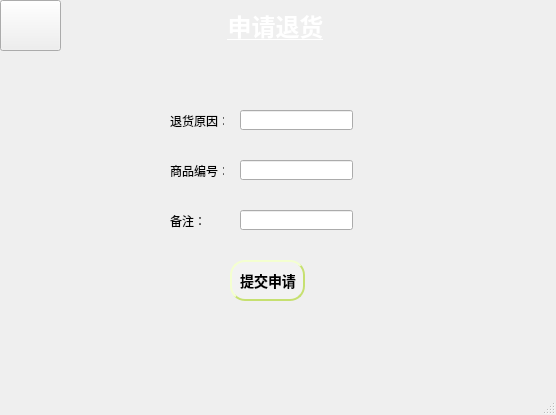
<?xml version="1.0" encoding="UTF-8"?>
<ui version="4.0">
 <class>MainWindow9</class>
 <widget class="QMainWindow" name="MainWindow9">
  <property name="geometry">
   <rect>
    <x>0</x>
    <y>0</y>
    <width>556</width>
    <height>415</height>
   </rect>
  </property>
  <property name="windowTitle">
   <string>MainWindow</string>
  </property>
  <property name="styleSheet">
   <string notr="true">
 background-color: qlineargradient(x1:0, y1:0, x2:1, y2:1,
stop:0 #ffffff,stop:1 #ffffff);</string>
  </property>
  <widget class="QWidget" name="centralwidget">
   <widget class="QLabel" name="label">
    <property name="geometry">
     <rect>
      <x>-10</x>
      <y>0</y>
      <width>571</width>
      <height>51</height>
     </rect>
    </property>
    <property name="font">
     <font>
      <pointsize>18</pointsize>
      <weight>75</weight>
      <bold>true</bold>
      <underline>true</underline>
     </font>
    </property>
    <property name="styleSheet">
     <string notr="true">
 background-color: qlineargradient(x1:0, y1:0, x2:1, y2:1,
stop:0 #91c46c,stop:1#91c46c);
 
color: white; </string>
    </property>
    <property name="text">
     <string>申请退货</string>
    </property>
    <property name="alignment">
     <set>Qt::AlignCenter</set>
    </property>
   </widget>
   <widget class="QPushButton" name="pushButton">
    <property name="geometry">
     <rect>
      <x>0</x>
      <y>0</y>
      <width>61</width>
      <height>51</height>
     </rect>
    </property>
    <property name="styleSheet">
     <string notr="true">QPushButton{
border-image: url(:/pic/10.png);


 background-color: qlineargradient(x1:0, y1:0, x2:1, y2:1,
stop:0 #91c46c,stop:1#91c46c);
 
}
QPushButton:pressed {
background-color: #287d7d;
}

 </string>
    </property>
    <property name="text">
     <string/>
    </property>
   </widget>
   <widget class="QLabel" name="label_5">
    <property name="geometry">
     <rect>
      <x>430</x>
      <y>340</y>
      <width>91</width>
      <height>31</height>
     </rect>
    </property>
    <property name="styleSheet">
     <string notr="true">
 background-color: qlineargradient(x1:0, y1:0, x2:1, y2:1,
stop:0 #1c344c,stop:1#1c344c);
 </string>
    </property>
    <property name="text">
     <string/>
    </property>
   </widget>
   <widget class="QLabel" name="label_4">
    <property name="geometry">
     <rect>
      <x>310</x>
      <y>340</y>
      <width>121</width>
      <height>31</height>
     </rect>
    </property>
    <property name="styleSheet">
     <string notr="true">
 background-color: qlineargradient(x1:0, y1:0, x2:1, y2:1,
stop:0 #91c46c,stop:1#91c46c);
 </string>
    </property>
    <property name="text">
     <string/>
    </property>
   </widget>
   <widget class="QLabel" name="label_7">
    <property name="geometry">
     <rect>
      <x>170</x>
      <y>340</y>
      <width>141</width>
      <height>31</height>
     </rect>
    </property>
    <property name="styleSheet">
     <string notr="true">
 background-color: qlineargradient(x1:0, y1:0, x2:1, y2:1,
stop:0 #c6e070,stop:1#c6e070);
 </string>
    </property>
    <property name="text">
     <string/>
    </property>
   </widget>
   <widget class="QLabel" name="label_3">
    <property name="geometry">
     <rect>
      <x>-10</x>
      <y>340</y>
      <width>191</width>
      <height>31</height>
     </rect>
    </property>
    <property name="styleSheet">
     <string notr="true">
 background-color: qlineargradient(x1:0, y1:0, x2:1, y2:1,
stop:0 #f2f2f2,stop:1 #f2f2f2);
 </string>
    </property>
    <property name="text">
     <string/>
    </property>
   </widget>
   <widget class="QLabel" name="label_6">
    <property name="geometry">
     <rect>
      <x>520</x>
      <y>340</y>
      <width>91</width>
      <height>31</height>
     </rect>
    </property>
    <property name="styleSheet">
     <string notr="true">
 background-color: qlineargradient(x1:0, y1:0, x2:1, y2:1,
stop:0 #287d7d,stop:1#287d7d);
 </string>
    </property>
    <property name="text">
     <string/>
    </property>
   </widget>
   <widget class="QLineEdit" name="lineEdit">
    <property name="geometry">
     <rect>
      <x>240</x>
      <y>110</y>
      <width>113</width>
      <height>20</height>
     </rect>
    </property>
   </widget>
   <widget class="QLabel" name="label_2">
    <property name="geometry">
     <rect>
      <x>170</x>
      <y>110</y>
      <width>54</width>
      <height>21</height>
     </rect>
    </property>
    <property name="text">
     <string>退货原因：</string>
    </property>
   </widget>
   <widget class="QLabel" name="label_8">
    <property name="geometry">
     <rect>
      <x>170</x>
      <y>160</y>
      <width>54</width>
      <height>21</height>
     </rect>
    </property>
    <property name="text">
     <string>商品编号：</string>
    </property>
   </widget>
   <widget class="QLineEdit" name="lineEdit_2">
    <property name="geometry">
     <rect>
      <x>240</x>
      <y>160</y>
      <width>113</width>
      <height>20</height>
     </rect>
    </property>
   </widget>
   <widget class="QLabel" name="label_9">
    <property name="geometry">
     <rect>
      <x>170</x>
      <y>210</y>
      <width>54</width>
      <height>21</height>
     </rect>
    </property>
    <property name="text">
     <string>备注：</string>
    </property>
   </widget>
   <widget class="QLineEdit" name="lineEdit_3">
    <property name="geometry">
     <rect>
      <x>240</x>
      <y>210</y>
      <width>113</width>
      <height>20</height>
     </rect>
    </property>
   </widget>
   <widget class="QPushButton" name="pushButton_2">
    <property name="geometry">
     <rect>
      <x>230</x>
      <y>260</y>
      <width>75</width>
      <height>41</height>
     </rect>
    </property>
    <property name="styleSheet">
     <string notr="true">QPushButton:hover {
background-color: #91c46c;

}

QPushButton {
background-color: #ffffff;
color: #ffffff;
color: black;
                    /* 文字颜色 */
background-color: #f2f2f2;       /* 背景色 */
border-style: outset;            /* 边框风格 */
border-width: 2px;               /* 边框宽度 */
border-radius: 5px;              /* 边框圆角 */
border-color: #c6e070;           /* 边框颜色 */
font: bold 14px;                 /* 字体 */
min-width: 2em;                  /* 控件最小宽度 */
min-height: 2px;                 /* 控件最小高度 */
font-family: 宋体;            /* 字库 */
padding: 5px;                    /* 内边距 */
padding-left:6px;                /* 文字横向偏移 */
padding-top:6px;                 /* 文字纵向偏移 */
border-radius:15px
}
QPushButton:pressed {
background-color: #287d7d;
}
</string>
    </property>
    <property name="text">
     <string>提交申请</string>
    </property>
   </widget>
  </widget>
  <widget class="QMenuBar" name="menubar">
   <property name="geometry">
    <rect>
     <x>0</x>
     <y>0</y>
     <width>556</width>
     <height>21</height>
    </rect>
   </property>
  </widget>
  <widget class="QStatusBar" name="statusbar"/>
 </widget>
 <resources/>
 <connections/>
</ui>
